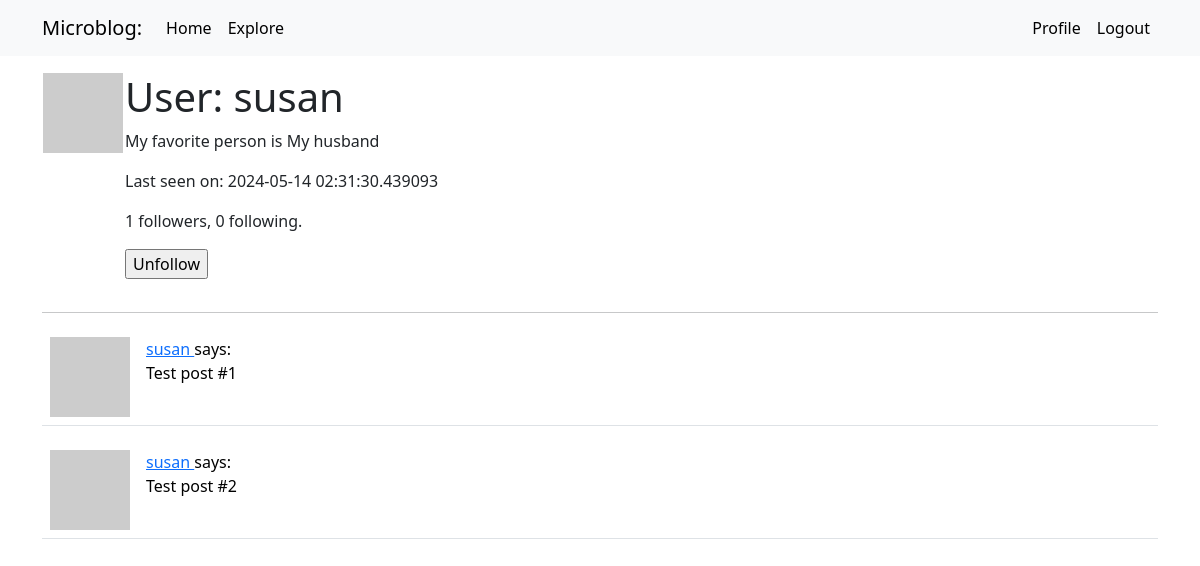
The page /user/susan (signed in) on the database its author committed.
### app/models.py (models this page shows, shortened)
class User(UserMixin,db.Model):
    id: so.Mapped[int] = so.mapped_column(primary_key=True)
    username: so.Mapped[str] = so.mapped_column(sa.String(64), index=True,
                                                unique=True)
    email: so.Mapped[str] = so.mapped_column(sa.String(120), index=True,
                                             unique=True)
    password_hash: so.Mapped[Optional[str]] = so.mapped_column(sa.String(256))
    posts: so.WriteOnlyMapped['Post'] = so.relationship(back_populates = 'author')
    about_me: so.Mapped[Optional[str]] = so.mapped_column(sa.String(140))
    last_seen: so.Mapped[Optional[datetime]] =so.mapped_column(default=lambda: datetime.now(timezone.utc))
    following: so.WriteOnlyMapped['User'] = so.relationship( secondary = followers, primaryjoin = (followers.c.follower_id ==id), secondaryjoin = (followers.c.followed_id == id),back_populates = 'followers')
    followers: so.WriteOnlyMapped['User'] = so.relationship(secondary= followers, primaryjoin = (followers.c.followed_id ==id), secondaryjoin= (followers.c.follower_id == id), back_populates = 'following')
    def is_following(self, user):
        query = self.following.select().where(User.id == user.id)
        return db.session.scalar(query) is not None
    def followers_count(self):
        query = sa.select(sa.func.count()).select_from(
            self.followers.select().subquery())
        return db.session.scalar(query)
    def following_count(self):
        query = sa.select(sa.func.count()).select_from(
            self.following.select().subquery())
        return db.session.scalar(query)
    def avatar(self,size):
        digest = md5(self.email.lower().encode('utf-8')).hexdigest()
        return f'https://www.gravatar.com/avatar/{digest}?d=monsterid&s={size}'

### app/routes.py (the view)
@app.route('/user/<username>', methods = ['GET', 'POST'])
@login_required
def user(username):
    user = db.first_or_404(sa.select(User).where(User.username == username))
    post = [
        {'author':user, 'body': 'Test post #1'},
        {'author':user, 'body': 'Test post #2'}
    ]
    form = EmptyForm()
    return render_template('user.html', user= user,post=post, form = form)

### app/forms.py
class EmptyForm(FlaskForm):
    submit = SubmitField('Submit')

### app/models.py (called while the page is built)
@login.user_loader
def load_user(id):
    return db.session.get(User,int(id))

### app/routes.py (called while the page is built)
@app.before_request
def before_request():
    if current_user.is_authenticated:
        current_user.last_seen = datetime.now(timezone.utc)
        db.session.commit()

### app/templates/user.html (shortened to what this page needs)
{% extends "base.html" %}
{% block content %}
    <table>
        <tr valign = "top">
            <td><img src = "{{ user.avatar(128) }}"></td>
            <td>
                <h1>User: {{ user.username }}</h1>
                {% if user.about_me %}<p>{{ user.about_me }}</p>{% endif %}
                {% if user.last_seen %}<p>Last seen on: {{ user.last_seen }}</p>{% endif %}
                <p>{{ user.followers_count() }} followers, {{ user.following_count() }} following.</p>
                {% if user == current_user %}
                <p><a href="{{ url_for('edit_profile') }}">Edit your profile</a></p>
        {% else %}
        <p>
            <form action="{{ url_for('unfollow', username=user.username) }}" method="post">
                {{ form.submit(value='Unfollow') }}
            </form>
        </p>
        {% endif %}
            </td>
        </tr>
    </table>
    <hr>
    {% for post in post %}
        {% include '_post.html' %}
    {% endfor %}
{% endblock %}

### app/templates/_post.html
<table class = "table table-hover">
    <tr>
        <td width = "70px">
            <a href = "{{ url_for('user', username=post.author.username) }}">
                <img src="{{ post.author.avatar(36) }}">
            </a>
        </td>
        <td>
            <a href="{{ url_for('user', username=post.author.username) }}">
                {{ post.author.username }}
            </a>
            says:<br>{{ post.body }}
        </td>
    </tr>
</table>

### rows shown on the page
User: username "susan", about_me "My favorite person is My husband", last_seen "2024-05-14 02:31:30.439093", author.username "susan" "susan"

### other values the page prints
{{ user.followers_count() }} "1"
{{ user.following_count() }} "0"
{{ post.body }} "Test post #1" "Test post #2"
